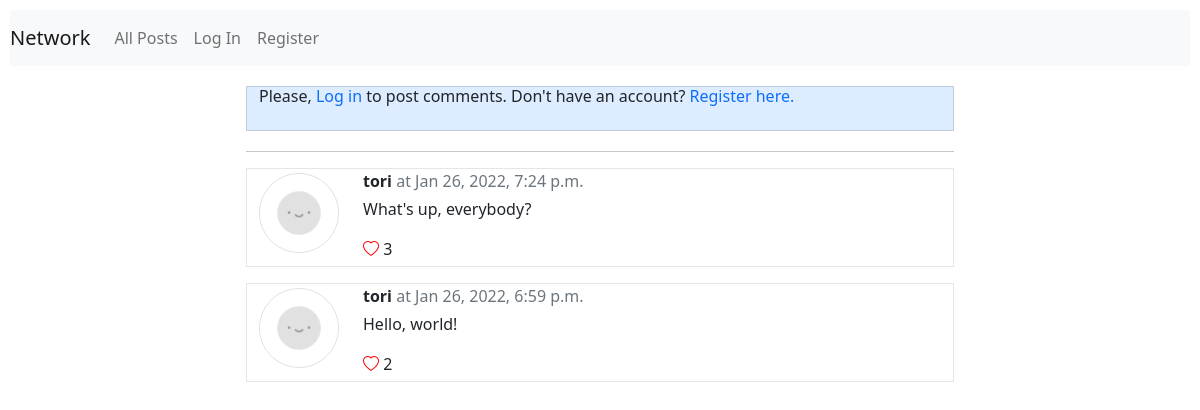
The page / on the database its author committed.
### network/models.py (models this page shows, shortened)
class Post(models.Model):
    author = models.ForeignKey(User, on_delete=models.CASCADE, related_name="posts")
    content = models.TextField()
    likes = models.ManyToManyField(User)
    timestamp = models.DateTimeField(auto_now_add=True)
    class Meta:
        ordering = ['-timestamp']

class User(AbstractUser):
    following = models.ManyToManyField('self', symmetrical=False)
    followers = models.ManyToManyField('self', symmetrical=False, related_name='subs')
    def __str__(self) -> str:
        return self.username

### network/views.py (the view)
# urls.py: path("", views.index, name="index"),
def index(request):
    if request.method == "POST":
        content = request.POST['post']
        Post.objects.create(author=request.user, content=content)
        return redirect('index')
    else:
        posts = Post.objects.all()
        return render(request, "network/index.html", {
            "posts": posts,
        })

### network/templates/network/index.html (shortened to what this page needs)
{% extends "network/layout.html" %}
{% load static %}
{% block body %}
    <div class="container commentblock">
        {% if user.is_authenticated %}
            <div class="row mt-2">
                <div class="col-auto">
                    <img class="avatar my-1" src="{% static 'network/avatar.png' %}" alt="avatar"
                    height="80px" width="80px">
                </div>
                <div class="col">
                    <form action="{% url 'index' %}" method="post" class="ms-2">
                        {% csrf_token %}
                        <textarea rows="3" name="post" class="comment-input form-control mb-2 mt-1" placeholder="What's happening?" required></textarea>
                        <div class="d-flex justify-content-end">
                            <button class="btn btn-outline-primary btn-sm mb-2" type="submit">Post</button>
                        </div>
                    </form>
                </div>
            </div>
        {% else %}
            <h6 class="pb-3">
                Please, <a href="{% url 'login' %}">Log in</a>  to post comments.
                Don't have an account? <a href="{% url 'register' %}">Register here.</a>
            </h6>
        {% endif %}
    </div>
    <hr noshade width="100">
    <div class="container posts">
        {% for post in posts %}
            <div class="row my-3 post">
                <div class="col-auto">
                    <img class="avatar my-1" src="{% static 'network/avatar.png' %}" alt="avatar"
                    height="80px" width="80px">
                </div>
                <div class="col">
                    <p class="mb-1">
                        <strong>{{ post.author }}</strong>
                        <span class="text-muted fw-lighter"> at {{ post.timestamp|date:"M j, Y, P" }}</span>
                    </p>
                    <p class="content">{{ post.content }}</p>
                    <div class="likes">
                            {% if user in post.likes.all %}
                                <i id="{{ post.id }}" class="bi bi-heart-fill like"></i>
                            {% else %}
                                <i id="{{ post.id }}" class="bi bi-heart like"></i>
                            {% endif %}
                            <span class="count">
                                {% if post.likes.count > 0 %}
                                    {{ post.likes.count }}
                                {% endif %}
                            </span>
                    </div>
                </div>
            </div>
        {% empty %}
            <div class="my-2">
                No posts yet
            </div>
        {% endfor %}
    </div>
{% endblock %}

### network/static/network/styles.css (style rules this page uses)
body { padding: 10px; }
.commentblock { width: 60%; background-color: rgba(140, 190, 255, 0.295); border: 1px solid rgba(0, 0, 0, 0.137); margin-top: 20px; }
img.avatar { border-radius: 50%; border: 1px solid rgba(0, 0, 0, 0.137); }
div.container { height: 50%; }
div.posts { width: 60%; }
hr { width: 60%; margin: auto; margin-top: 20px; border: none; }
.post { border: 1px solid rgba(0, 0, 0, 0.103); }
div.likes { margin-bottom: 5px; }
.like { color: red; }
a, a:hover { text-decoration: none; }

### rows shown on the page
Post: author "tori", timestamp "Jan 26, 2022, 7:24 p.m.", content "What's up, everybody?", likes.count "3"
Post: author "tori", timestamp "Jan 26, 2022, 6:59 p.m.", content "Hello, world!", likes.count "2"
